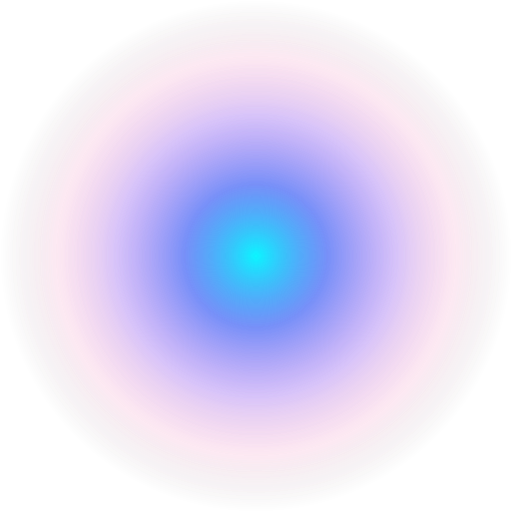
#> input picture src/assets/img/prism-glow.png, 512 x 512 px; its folder holds only this picture in this run
$ python build-assets.py
#> lines starting #> are read from the running program, lines starting #| are printed output that depends on the picture
#!/usr/bin/env python3
"""
Omni Ai Brand Assets - Full-Circle Omni Sphere Design.

The mark - "The Omni Sphere" - is a radiant, full-circle multi-spectral AI orb:
- A full-circle canvas filled edge-to-edge (takes the complete icon circle)
- 6 sweeping aperture blades with rich spectral gradients (Cyan -> Azure -> Cobalt -> Violet -> Magenta -> Rose)
- Concentric celestial harmonizer rings forming the "O" (Omni)
- A piercing 45-degree light beam (the signature gateway request/response prism beam)
- A brilliant 4-point AI singularity core spark at the center
- A 3D tactile glass dome specular highlight

Everything is generated here so SVG sources, runtime PNGs, and Android launcher
icons stay in perfect geometric alignment.

    python3 design/logo/build-assets.py
"""
from __future__ import annotations

import math
import pathlib
import subprocess
import sys

from PIL import Image

ROOT = pathlib.Path(__file__).resolve().parents[2]
DESIGN = ROOT / "design" / "logo"
RUNTIME = ROOT / "src" / "assets" / "img"
ANDROID_RES = ROOT / "App_Resources" / "Android" / "src" / "main" / "res"
IOS_ICONS = ROOT / "App_Resources" / "iOS" / "Assets.xcassets" / "AppIcon.appiconset"

# --------------------------------------------------------------------------
# Brand tokens & Spectral Palette
# --------------------------------------------------------------------------
COBALT = "#2F55F5"
IRIS = "#6D3BF5"
CYAN = "#00F5FF"
INK = "#050713"
INK_2 = "#0C1124"
BEAM = "#FFFFFF"

# 6 spectral color stops for the aperture blades
PETAL_STOPS = [
    ("g0", "#00F5FF", "#0284C7"),   # Electric Cyan -> Deep Sky
    ("g1", "#38BDF8", "#2563EB"),   # Azure -> Cobalt
    ("g2", "#60A5FA", "#4F46E5"),   # Royal Blue -> Indigo
    ("g3", "#818CF8", "#7C3AED"),   # Indigo -> Deep Violet
    ("g4", "#C084FC", "#C026D3"),   # Vivid Purple -> Fuchsia
    ("g5", "#F472B6", "#E11D48"),   # Rose -> Crimson Coral
]

CANVAS = 512
CX = CY = 256.0
R = 252.0  # Full circle radius

def build_defs(scale: float = 1.0, cx: float = CX, cy: float = CY, r: float = R) -> str:
    """Build shared SVG gradient and filter definitions."""
    petal_defs = "\n".join([
        f"""    <linearGradient id="{gid}" x1="0%" y1="0%" x2="100%" y2="100%">
      <stop offset="0%" stop-color="{c1}"/>
      <stop offset="100%" stop-color="{c2}"/>
    </linearGradient>"""
        for gid, c1, c2 in PETAL_STOPS
    ])

    return f"""
    <!-- Deep Cosmic Space Base -->
    <radialGradient id="spaceBase" cx="50%" cy="50%" r="68%">
      <stop offset="0%" stop-color="#141E46"/>
      <stop offset="55%" stop-color="#0A0F26"/>
      <stop offset="100%" stop-color="#040612"/>
    </radialGradient>

    <!-- Outer Rim Luminescence -->
    <linearGradient id="rimGrad" x1="0%" y1="0%" x2="100%" y2="100%">
      <stop offset="0%" stop-color="#00F5FF"/>
      <stop offset="33%" stop-color="#818CF8"/>
      <stop offset="66%" stop-color="#EC4899"/>
      <stop offset="100%" stop-color="#00F5FF"/>
    </linearGradient>

    {petal_defs}

    <!-- Central Singularity Glow -->
    <radialGradient id="centerGlow" cx="50%" cy="50%" r="50%">
      <stop offset="0%" stop-color="#FFFFFF" stop-opacity="1"/>
      <stop offset="25%" stop-color="#BAE6FD" stop-opacity="0.95"/>
      <stop offset="55%" stop-color="#38BDF8" stop-opacity="0.45"/>
      <stop offset="100%" stop-color="#38BDF8" stop-opacity="0"/>
    </radialGradient>

    <!-- Beam Gradient -->
    <linearGradient id="beamGrad" x1="0%" y1="0%" x2="100%" y2="100%">
      <stop offset="0%" stop-color="#FFFFFF" stop-opacity="0.05"/>
      <stop offset="30%" stop-color="#BAE6FD" stop-opacity="0.75"/>
      <stop offset="50%" stop-color="#FFFFFF" stop-opacity="1"/>
      <stop offset="70%" stop-color="#BAE6FD" stop-opacity="0.75"/>
      <stop offset="100%" stop-color="#FFFFFF" stop-opacity="0.05"/>
    </linearGradient>

    <!-- Glass Specular Highlight -->
    <linearGradient id="glassSheen" x1="0%" y1="0%" x2="0%" y2="100%">
      <stop offset="0%" stop-color="#FFFFFF" stop-opacity="0.38"/>
      <stop offset="30%" stop-color="#FFFFFF" stop-opacity="0.06"/>
      <stop offset="100%" stop-color="#FFFFFF" stop-opacity="0"/>
    </linearGradient>

    <clipPath id="circleClip">
      <circle cx="{cx}" cy="{cy}" r="{r}"/>
    </clipPath>"""


def sphere_layers(scale: float = 1.0, cx: float = CX, cy: float = CY, r: float = R, with_beam: bool = True) -> str:
    """Generate the inner sphere layers: aperture blades, rings, beam, spark."""
#> called with scale = 1, cx = 256, cy = 256, r = 252, with_beam = True
    # 6 Sweeping Aperture Blades
    petal_path = "M 256,256 C 256,120 340,30 450,75 C 500,165 420,256 256,256 Z"
    blades = []
    for i in range(6):
        angle = i * 60
        gid = f"g{i}"
        blades.append(
            f'<path d="{petal_path}" fill="url(#{gid})" opacity="0.82" transform="rotate({angle} 256 256)"/>'
        )
    blades_svg = "\n    ".join(blades)

    beam_svg = ""
    if with_beam:
        beam_svg = """
    <!-- Diagonal Radiant Request/Response Light Beam -->
    <rect x="-80" y="243" width="672" height="26" fill="#38BDF8" opacity="0.4" transform="rotate(-45 256 256)"/>
    <rect x="-80" y="249" width="672" height="14" fill="url(#beamGrad)" transform="rotate(-45 256 256)"/>
    <rect x="-80" y="253" width="672" height="6" fill="#FFFFFF" opacity="0.98" transform="rotate(-45 256 256)"/>"""

    return f"""
    <!-- 6 Sweeping Aperture Blades -->
    {blades_svg}

    <!-- Concentric Celestial Harmonizer Rings -->
    <circle cx="256" cy="256" r="160" fill="none" stroke="url(#rimGrad)" stroke-width="6" opacity="0.85"/>
    <circle cx="256" cy="256" r="144" fill="none" stroke="#FFFFFF" stroke-width="2" opacity="0.5"/>
    <circle cx="256" cy="256" r="176" fill="none" stroke="#38BDF8" stroke-width="1.5" stroke-dasharray="14 10" opacity="0.5"/>

    {beam_svg}

    <!-- Core AI Singularity / 4-Point Starburst -->
    <circle cx="256" cy="256" r="85" fill="url(#centerGlow)"/>
    <polygon points="256,190 268,244 322,256 268,268 256,322 244,268 190,256 244,244" fill="#FFFFFF"/>
    <polygon points="256,216 265,247 296,256 265,265 256,296 247,265 216,256 247,247" fill="#E0F2FE" opacity="0.9"/>
    <circle cx="256" cy="256" r="15" fill="#FFFFFF"/>

    <!-- Glass Dome Highlight -->
    <path d="M 20,240 C 35,120 130,20 256,20 C 382,20 477,120 492,240 C 430,130 350,70 256,70 C 162,70 82,130 20,240 Z"
          fill="url(#glassSheen)"/>"""


# --------------------------------------------------------------------------
# Primary SVG Sources
# --------------------------------------------------------------------------

# Full-circle Omni Sphere Mark
MARK_SVG = f"""<svg xmlns="http://www.w3.org/2000/svg" xmlns:xlink="http://www.w3.org/1999/xlink" viewBox="0 0 {CANVAS} {CANVAS}" width="{CANVAS}" height="{CANVAS}">
  <defs>
    {build_defs()}
  </defs>
  <!-- Full Circle Base -->
  <circle cx="{CX}" cy="{CY}" r="{R}" fill="url(#spaceBase)" stroke="url(#rimGrad)" stroke-width="2.5"/>
  <g clip-path="url(#circleClip)">
    {sphere_layers()}
  </g>
</svg>
"""

# The standalone beam (for independent splash screen animation)
BEAM_SVG = f"""<svg xmlns="http://www.w3.org/2000/svg" xmlns:xlink="http://www.w3.org/1999/xlink" viewBox="0 0 {CANVAS} {CANVAS}" width="{CANVAS}" height="{CANVAS}">
  <defs>
    {build_defs()}
  </defs>
  <g clip-path="url(#circleClip)">
    <rect x="-80" y="243" width="672" height="26" fill="#38BDF8" opacity="0.4" transform="rotate(-45 256 256)"/>
    <rect x="-80" y="249" width="672" height="14" fill="url(#beamGrad)" transform="rotate(-45 256 256)"/>
    <rect x="-80" y="253" width="672" height="6" fill="#FFFFFF" opacity="0.98" transform="rotate(-45 256 256)"/>
    <circle cx="{CX}" cy="{CY}" r="85" fill="url(#centerGlow)"/>
  </g>
</svg>
"""

# High-contrast Glyph for small UI sizes (24dp - 48dp)
GLYPH_SVG = MARK_SVG

# Monochrome Stencil for print / small monochrome uses
MONO_SVG = f"""<svg xmlns="http://www.w3.org/2000/svg" viewBox="0 0 {CANVAS} {CANVAS}" width="{CANVAS}" height="{CANVAS}">
  <circle cx="{CX}" cy="{CY}" r="{R}" fill="{COBALT}"/>
  <circle cx="{CX}" cy="{CY}" r="160" fill="none" stroke="#FFFFFF" stroke-width="8"/>
  <polygon points="256,190 268,244 322,256 268,268 256,322 244,268 190,256 244,244" fill="#FFFFFF"/>
  <rect x="-80" y="250" width="672" height="12" fill="#FFFFFF" transform="rotate(-45 256 256)"/>
</svg>
"""


def radial_svg(stops, size=512, cx=0.5, cy=0.5, r=0.5) -> str:
    body = "".join(
        f'<stop offset="{o}" stop-color="{c}" stop-opacity="{a}"/>' for o, c, a in stops
    )
    return f"""<svg xmlns="http://www.w3.org/2000/svg" viewBox="0 0 {size} {size}" width="{size}" height="{size}">
  <defs>
    <radialGradient id="g" cx="{cx}" cy="{cy}" r="{r}">
      {body}
    </radialGradient>
  </defs>
  <rect width="{size}" height="{size}" fill="url(#g)"/>
</svg>
"""


# Radiant multi-spectrum glow
GLOW_SVG = radial_svg(
    [
        (0.0, "#00F5FF", 0.95),
        (0.28, "#2F55F5", 0.65),
        (0.55, "#7C3AED", 0.30),
        (0.78, "#EC4899", 0.12),
        (1.0, "#000000", 0.0),
    ],
    size=512,
)

AURORA_A_SVG = radial_svg(
    [
        (0.0, "#38BDF8", 0.85),
        (0.38, "#6366F1", 0.38),
        (0.72, "#7C3AED", 0.10),
        (1.0, "#7C3AED", 0.0),
    ],
    size=512,
)

AURORA_B_SVG = radial_svg(
    [
        (0.0, "#00F5FF", 0.70),
        (0.40, "#2563EB", 0.30),
        (0.74, "#1E1B4B", 0.08),
        (1.0, "#000000", 0.0),
    ],
    size=512,
)


def render(svg_text: str, out_png: pathlib.Path, size: int) -> None:
    tmp = out_png.with_suffix(".tmp.svg")
    tmp.write_text(svg_text)
    subprocess.run(
        [
            "rsvg-convert",
            "-w", str(size),
            "-h", str(size),
            "-o", str(out_png),
            str(tmp),
        ],
        check=True,
    )
    tmp.unlink()


# --------------------------------------------------------------------------
# Launcher Icon Generators (Takes Full Icon Circle)
# --------------------------------------------------------------------------

def full_circle_launcher_svg(size: int) -> str:
    """The legacy/standalone launcher icon: takes the full icon circle edge-to-edge."""
    scale = size / 512.0
    r = (size / 2.0) - 1.5
    cx = cy = size / 2.0
    return f"""<svg xmlns="http://www.w3.org/2000/svg" xmlns:xlink="http://www.w3.org/1999/xlink" viewBox="0 0 {size} {size}" width="{size}" height="{size}">
  <defs>
    {build_defs(scale, cx, cy, r)}
  </defs>
  <circle cx="{cx}" cy="{cy}" r="{r}" fill="url(#spaceBase)" stroke="url(#rimGrad)" stroke-width="{max(1.5, 2.5 * scale):.1f}"/>
  <g clip-path="url(#circleClip)">
    <g transform="scale({scale:.5f})">
      {sphere_layers()}
    </g>
  </g>
</svg>
"""


def adaptive_background_svg(size: int) -> str:
    """Adaptive icon background: cosmic depth with soft halo filling the 108dp canvas."""
    return f"""<svg xmlns="http://www.w3.org/2000/svg" viewBox="0 0 {size} {size}" width="{size}" height="{size}">
  <defs>
    <radialGradient id="adBg" cx="50%" cy="50%" r="65%">
      <stop offset="0%" stop-color="#141E46"/>
      <stop offset="45%" stop-color="#0A0F26"/>
      <stop offset="100%" stop-color="#040612"/>
    </radialGradient>
    <radialGradient id="adHalo" cx="50%" cy="50%" r="50%">
      <stop offset="0%" stop-color="#38BDF8" stop-opacity="0.55"/>
      <stop offset="50%" stop-color="#7C3AED" stop-opacity="0.25"/>
      <stop offset="100%" stop-color="#000000" stop-opacity="0"/>
    </radialGradient>
  </defs>
  <rect width="{size}" height="{size}" fill="url(#adBg)"/>
  <circle cx="{size / 2}" cy="{size / 2}" r="{size * 0.48}" fill="url(#adHalo)"/>
</svg>
"""


def adaptive_foreground_svg(size: int) -> str:
    """
    Adaptive icon foreground:
    Scaled to occupy the 72dp (66%-70%) safe circle zone completely,
    so when Android cuts it into a circle, the emblem takes the FULL CIRCLE.
    """
    # Safe zone diameter is 72dp on 108dp canvas (0.666).
    # Radius = size * 0.355 touches the circular mask edge-to-edge.
    inner = size * 0.72
    scale = inner / 512.0
    pad = (size - inner) / 2.0
    r = (inner / 2.0) - 1.0
    cx = cy = inner / 2.0

    return f"""<svg xmlns="http://www.w3.org/2000/svg" xmlns:xlink="http://www.w3.org/1999/xlink" viewBox="0 0 {size} {size}" width="{size}" height="{size}">
  <defs>
    {build_defs(scale, cx, cy, r)}
  </defs>
  <g transform="translate({pad:.2f} {pad:.2f})">
    <circle cx="{cx:.2f}" cy="{cy:.2f}" r="{r:.2f}" fill="url(#spaceBase)" stroke="url(#rimGrad)" stroke-width="{max(1.5, 2.5 * scale):.1f}"/>
    <g clip-path="url(#circleClip)">
      <g transform="scale({scale:.5f})">
        {sphere_layers()}
      </g>
    </g>
  </g>
</svg>
"""


def adaptive_monochrome_svg(size: int) -> str:
    """Themed-icon layer for Android 13+ Material You."""
    inner = size * 0.72
    scale = inner / 512.0
    pad = (size - inner) / 2.0

    return f"""<svg xmlns="http://www.w3.org/2000/svg" viewBox="0 0 {size} {size}" width="{size}" height="{size}">
  <g transform="translate({pad:.2f} {pad:.2f}) scale({scale:.5f})">
    <circle cx="256" cy="256" r="250" fill="#ffffff" opacity="0.25"/>
    <circle cx="256" cy="256" r="160" fill="none" stroke="#ffffff" stroke-width="12"/>
    <polygon points="256,190 268,244 322,256 268,268 256,322 244,268 190,256 244,244" fill="#ffffff"/>
    <rect x="-80" y="248" width="672" height="16" fill="#ffffff" transform="rotate(-45 256 256)"/>
    <circle cx="256" cy="256" r="24" fill="#ffffff"/>
  </g>
</svg>
"""


def optimize(path: pathlib.Path) -> None:
    """Quantize a smooth gradient down to a palette: smaller and faster to decode."""
    with Image.open(path) as img:
#> img is the input picture: PIL image 512x512 RGBA; mean R, G, B, A 96.1, 46.7, 126, 49.3
        rgba = img.convert("RGBA")
        quantized = rgba.quantize(colors=192, method=Image.FASTOCTREE)
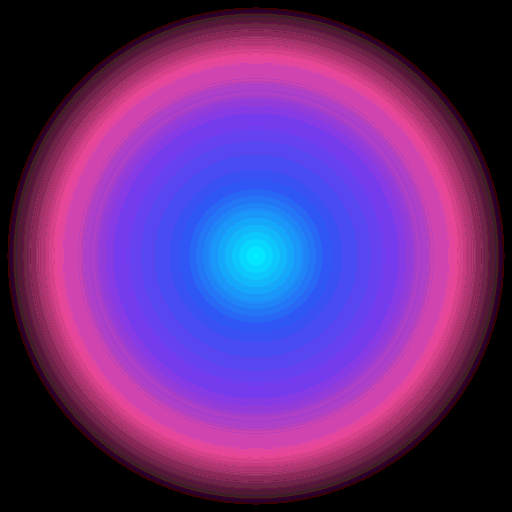
#> quantized: PIL image 512x512 P; mean R, G, B 95.8, 46.4, 125.6
        quantized.save(path, optimize=True)


# --------------------------------------------------------------------------
# Build Routine
# --------------------------------------------------------------------------
ANDROID_DENSITIES = {
    "mdpi": 48,
    "hdpi": 72,
    "xhdpi": 96,
    "xxhdpi": 144,
    "xxxhdpi": 192,
}

ADAPTIVE_DENSITIES = {
    "mdpi": 108,
    "hdpi": 162,
    "xhdpi": 216,
    "xxhdpi": 324,
    "xxxhdpi": 432,
}

IOS_ICON_SIZES = {
    "icon-20.png": 20,
    "icon-20@2x.png": 40,
    "icon-20@3x.png": 60,
    "icon-29.png": 29,
    "icon-29@2x.png": 58,
    "icon-29@3x.png": 87,
    "icon-40.png": 40,
    "icon-40@2x.png": 80,
    "icon-40@3x.png": 120,
    "icon-60.png": 60,
    "icon-60@2x.png": 120,
    "icon-60@3x.png": 180,
    "icon-76.png": 76,
    "icon-76@2x.png": 152,
    "icon-83.5@2x.png": 167,
    "icon-1024.png": 1024,
}


def main() -> int:
    DESIGN.mkdir(parents=True, exist_ok=True)
    RUNTIME.mkdir(parents=True, exist_ok=True)

    # 1. SVG sources
    (DESIGN / "omni-prism.svg").write_text(MARK_SVG)
    (DESIGN / "omni-prism-beam.svg").write_text(BEAM_SVG)
    (DESIGN / "omni-prism-glyph.svg").write_text(GLYPH_SVG)
    (DESIGN / "omni-prism-mono.svg").write_text(MONO_SVG)
    (DESIGN / "glow.svg").write_text(GLOW_SVG)
    (DESIGN / "aurora-a.svg").write_text(AURORA_A_SVG)
    (DESIGN / "aurora-b.svg").write_text(AURORA_B_SVG)

    # 2. Runtime images
    render(MARK_SVG, RUNTIME / "prism.png", 512)
    render(BEAM_SVG, RUNTIME / "prism-beam.png", 512)
    render(GLYPH_SVG, RUNTIME / "prism-glyph.png", 256)
    render(GLOW_SVG, RUNTIME / "prism-glow.png", 512)
    render(AURORA_A_SVG, RUNTIME / "aurora-a.png", 512)
    render(AURORA_B_SVG, RUNTIME / "aurora-b.png", 512)

    for name in ("prism-glow.png", "aurora-a.png", "aurora-b.png"):
        optimize(RUNTIME / name)
#> pass 2 of the loop in main, `for name in ("prism-glow.png", "aurora-a.png", "aurora-b.png"):`:
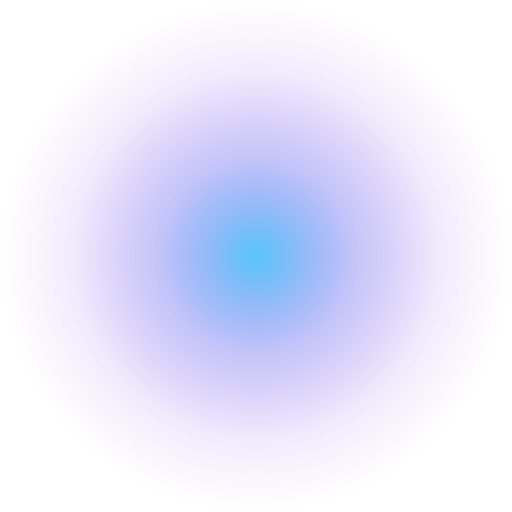
#> input picture src/assets/img/aurora-a.png, 512 x 512 px
#> in optimize, img is the input picture: PIL image 512x512 RGBA; mean R, G, B, A 88.6, 58.2, 185.5, 37
#> in optimize (call 2), `quantized = rgba.quantize(colors=192, method=Image.FASTOCTREE)`:
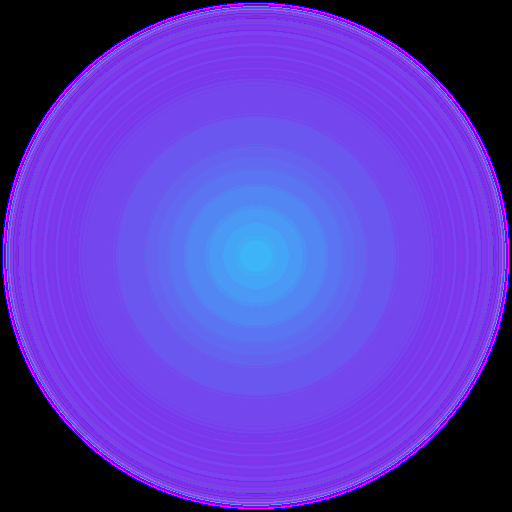
#> quantized: PIL image 512x512 P; mean R, G, B 88.2, 57.8, 185
#> pass 3 of the loop in main, `for name in ("prism-glow.png", "aurora-a.png", "aurora-b.png"):`:
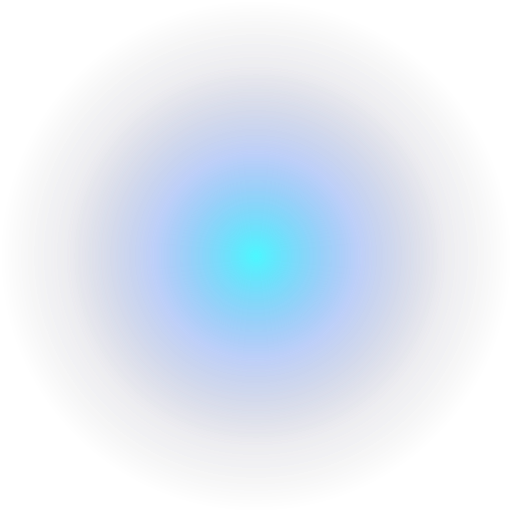
#> input picture src/assets/img/aurora-b.png, 512 x 512 px
#> in optimize, img is the input picture: PIL image 512x512 RGBA; mean R, G, B, A 17.4, 40.4, 87, 31.2
#> in optimize (call 3), `quantized = rgba.quantize(colors=192, method=Image.FASTOCTREE)`:
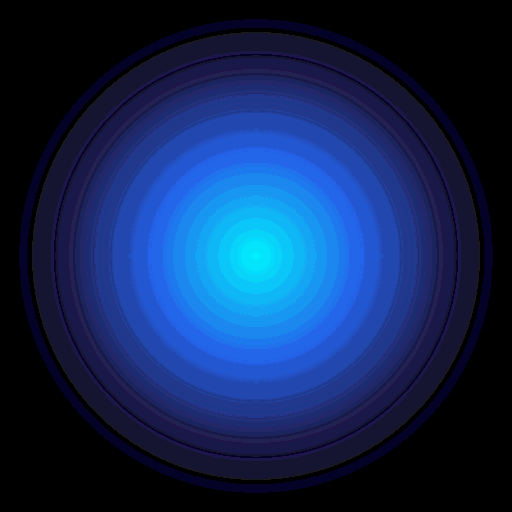
#> quantized: PIL image 512x512 P; mean R, G, B 16.8, 40.1, 86.4

    # 3. Android launcher icons (Full Circle)
    for density, size in ANDROID_DENSITIES.items():
        folder = ANDROID_RES / f"mipmap-{density}"
        folder.mkdir(parents=True, exist_ok=True)
        render(full_circle_launcher_svg(size), folder / "ic_launcher.png", size)
        # Also create round icon for devices requesting ic_launcher_round
        render(full_circle_launcher_svg(size), folder / "ic_launcher_round.png", size)

    for density, size in ADAPTIVE_DENSITIES.items():
        folder = ANDROID_RES / f"mipmap-{density}"
        folder.mkdir(parents=True, exist_ok=True)
        render(adaptive_foreground_svg(size), folder / "ic_launcher_foreground.png", size)
        render(adaptive_background_svg(size), folder / "ic_launcher_background.png", size)
        render(adaptive_monochrome_svg(size), folder / "ic_launcher_monochrome.png", size)

    # 4. Android native splash
    for density, size in {
        "mdpi": 320,
        "hdpi": 480,
        "xhdpi": 640,
        "xxhdpi": 800,
        "xxxhdpi": 960,
    }.items():
        folder = ANDROID_RES / f"drawable-{density}"
        folder.mkdir(parents=True, exist_ok=True)
        render(
            f"""<svg xmlns="http://www.w3.org/2000/svg" viewBox="0 0 {size} {size}" width="{size}" height="{size}">
  <defs>
    <linearGradient id="tile" x1="0" y1="0" x2="1" y2="1">
      <stop offset="0" stop-color="#141E46"/>
      <stop offset="0.55" stop-color="#0A0F26"/>
      <stop offset="1" stop-color="#040612"/>
    </linearGradient>
  </defs>
  <rect width="{size}" height="{size}" fill="url(#tile)"/>
</svg>""",
            folder / "background.png",
            size,
        )

    for density, size in {
        "mdpi": 96,
        "hdpi": 144,
        "xhdpi": 192,
        "xxhdpi": 288,
        "xxxhdpi": 384,
    }.items():
        folder = ANDROID_RES / f"drawable-{density}"
        folder.mkdir(parents=True, exist_ok=True)
        render(MARK_SVG, folder / "logo.png", size)

    # 5. iOS icons
    IOS_ICONS.mkdir(parents=True, exist_ok=True)
    for name, size in IOS_ICON_SIZES.items():
        render(full_circle_launcher_svg(size), IOS_ICONS / name, size)

    print("Brand assets successfully generated!")
    for p in sorted(RUNTIME.glob("*.png")):
        print(f"  {p.relative_to(ROOT)}  {p.stat().st_size // 1024} KB")
#> pass 2 of the loop in main, `for p in sorted(RUNTIME.glob("*.png")):`:
#> pass 3 of the loop in main, `for p in sorted(RUNTIME.glob("*.png")):`:
#> the loop made 6 passes; the first 3 are shown
    return 0


if __name__ == "__main__":
    sys.exit(main())
#> (the program exits here)
